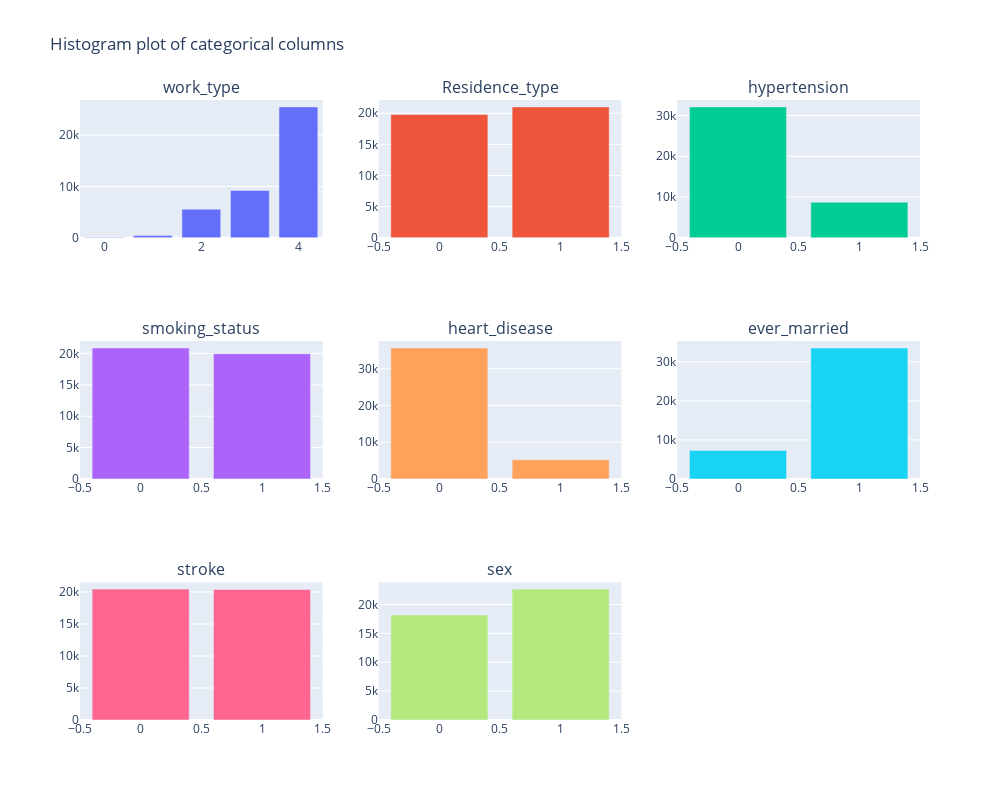

Notebook code cell kept with this figure:
### Code cell
n_cols = 3
n_rows = n_rows = int(np.ceil(len(categorical_s.copy()) / n_cols))

"""Histogram using plotly"""
fig = make_subplots(rows=n_rows, cols=n_cols,
                    subplot_titles=tuple(categorical_s.copy()))

for i, col in enumerate(categorical_s.copy()):
    counts = data_dict['S'][col].value_counts()
    fig.add_trace(go.Bar(name=col, x=counts.index, y=counts.values), 
                  row=i//n_cols + 1,
                  col=i%n_cols + 1)

fig.update_layout(title="Histogram plot of categorical columns",
                 height=800,
                 width=1000,
                 showlegend=False)

### Figure 1 — Plotly figure (JSON) as saved in the notebook; plotly's stock layout.template omitted (floating-point values rounded to 4 significant figures)
{"data": [{"name": "work_type", "type": "bar", "x": [4, 3, 2, 1, 0], "xaxis": "x", "y": [25528, 9223, 5582, 431, 85], "yaxis": "y"}, {"name": "Residence_type", "type": "bar", "x": [1, 0], "xaxis": "x2", "y": [21028, 19821], "yaxis": "y2"}, {"name": "hypertension", "type": "bar", "x": [0, 1], "xaxis": "x3", "y": [32124, 8725], "yaxis": "y3"}, {"name": "smoking_status", "type": "bar", "x": [0, 1], "xaxis": "x4", "y": [20886, 19963], "yaxis": "y4"}, {"name": "heart_disease", "type": "bar", "x": [0, 1], "xaxis": "x5", "y": [35633, 5216], "yaxis": "y5"}, {"name": "ever_married", "type": "bar", "x": [1, 0], "xaxis": "x6", "y": [33549, 7300], "yaxis": "y6"}, {"name": "stroke", "type": "bar", "x": [0, 1], "xaxis": "x7", "y": [20447, 20402], "yaxis": "y7"}, {"name": "sex", "type": "bar", "x": [1, 0], "xaxis": "x8", "y": [22667, 18182], "yaxis": "y8"}], "layout": {"annotations": [{"font": {"size": 16}, "showarrow": false, "text": "work_type", "x": 0.1444, "xanchor": "center", "xref": "paper", "y": 1, "yanchor": "bottom", "yref": "paper"}, {"font": {"size": 16}, "showarrow": false, "text": "Residence_type", "x": 0.5, "xanchor": "center", "xref": "paper", "y": 1, "yanchor": "bottom", "yref": "paper"}, {"font": {"size": 16}, "showarrow": false, "text": "hypertension", "x": 0.8556, "xanchor": "center", "xref": "paper", "y": 1, "yanchor": "bottom", "yref": "paper"}, {"font": {"size": 16}, "showarrow": false, "text": "smoking_status", "x": 0.1444, "xanchor": "center", "xref": "paper", "y": 0.6111, "yanchor": "bottom", "yref": "paper"}, {"font": {"size": 16}, "showarrow": false, "text": "heart_disease", "x": 0.5, "xanchor": "center", "xref": "paper", "y": 0.6111, "yanchor": "bottom", "yref": "paper"}, {"font": {"size": 16}, "showarrow": false, "text": "ever_married", "x": 0.8556, "xanchor": "center", "xref": "paper", "y": 0.6111, "yanchor": "bottom", "yref": "paper"}, {"font": {"size": 16}, "showarrow": false, "text": "stroke", "x": 0.1444, "xanchor": "center", "xref": "paper", "y": 0.2222, "yanchor": "bottom", "yref": "paper"}, {"font": {"size": 16}, "showarrow": false, "text": "sex", "x": 0.5, "xanchor": "center", "xref": "paper", "y": 0.2222, "yanchor": "bottom", "yref": "paper"}], "height": 800, "showlegend": false, "title": {"text": "Histogram plot of categorical columns"}, "width": 1000, "xaxis": {"anchor": "y", "domain": [0, 0.2889]}, "xaxis2": {"anchor": "y2", "domain": [0.3556, 0.6444]}, "xaxis3": {"anchor": "y3", "domain": [0.7111, 1]}, "xaxis4": {"anchor": "y4", "domain": [0, 0.2889]}, "xaxis5": {"anchor": "y5", "domain": [0.3556, 0.6444]}, "xaxis6": {"anchor": "y6", "domain": [0.7111, 1]}, "xaxis7": {"anchor": "y7", "domain": [0, 0.2889]}, "xaxis8": {"anchor": "y8", "domain": [0.3556, 0.6444]}, "xaxis9": {"anchor": "y9", "domain": [0.7111, 1]}, "yaxis": {"anchor": "x", "domain": [0.7778, 1]}, "yaxis2": {"anchor": "x2", "domain": [0.7778, 1]}, "yaxis3": {"anchor": "x3", "domain": [0.7778, 1]}, "yaxis4": {"anchor": "x4", "domain": [0.3889, 0.6111]}, "yaxis5": {"anchor": "x5", "domain": [0.3889, 0.6111]}, "yaxis6": {"anchor": "x6", "domain": [0.3889, 0.6111]}, "yaxis7": {"anchor": "x7", "domain": [0, 0.2222]}, "yaxis8": {"anchor": "x8", "domain": [0, 0.2222]}, "yaxis9": {"anchor": "x9", "domain": [0, 0.2222]}}}
